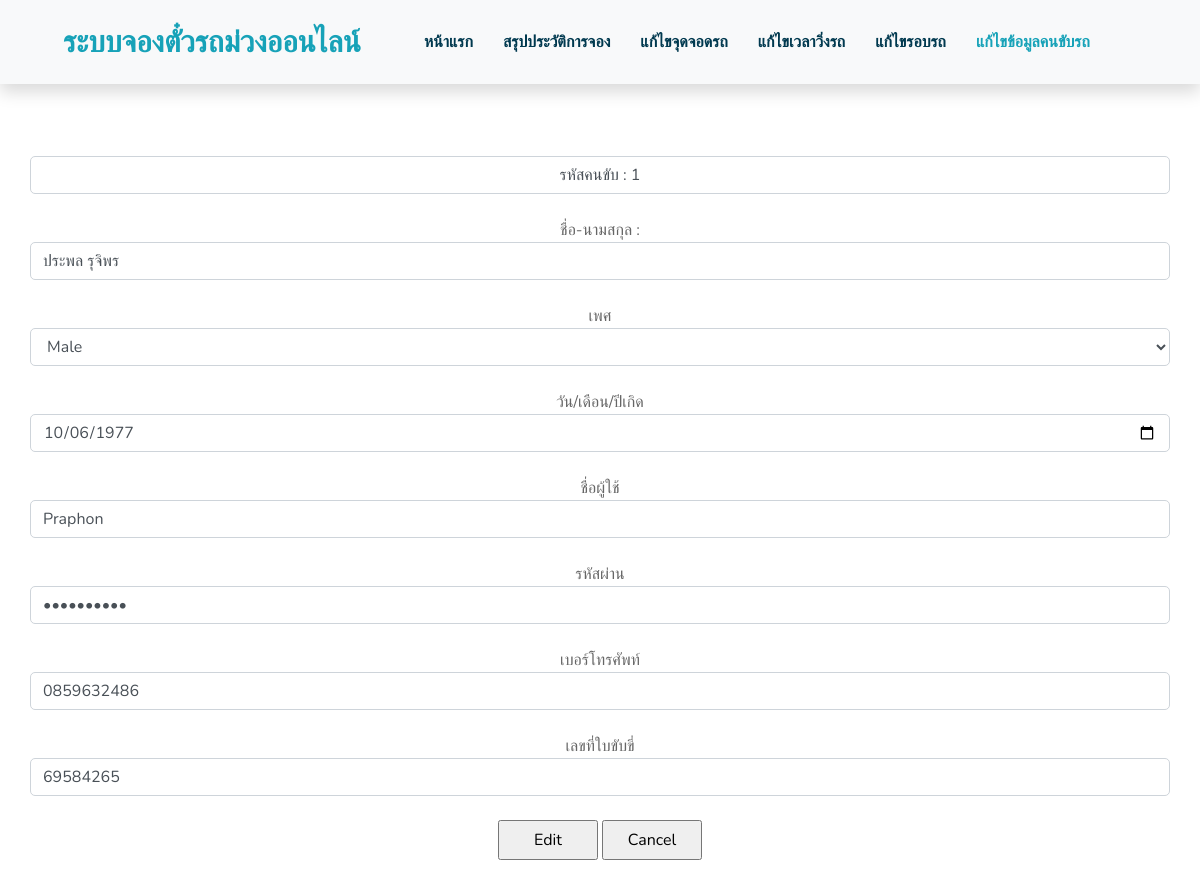
Page /edit/editformdriver.php?id=1 on the committed database.
### tables this page shows
CREATE TABLE `driver` (
  `Driver_ID` int(4) NOT NULL COMMENT 'รหัสคนขับรถ',
  `NameD` varchar(20) NOT NULL COMMENT 'ชื่อ-นามสกุล',
  `sex` varchar(10) NOT NULL COMMENT 'เพศ',
  `Date_of_Birth` date NOT NULL COMMENT 'วัน/เดือน/ปีเกิด',
  `Username` varchar(50) NOT NULL COMMENT 'ชื่อผู้ใช้',
  `PasswordD` varchar(50) NOT NULL COMMENT 'รหัสผ่าน',
  `Number_Phone` varchar(10) NOT NULL COMMENT 'เบอร์โทรศัพท์',
  `Driver_license_no` varchar(8) NOT NULL COMMENT 'เลขที่ใบขับขี่'
);

### edit/editformdriver.php (the view, shortened to what this page needs)
<!DOCTYPE html>
<html lang="en">
<head>
    <link href="https://cdnjs.cloudflare.com/ajax/libs/font-awesome/5.10.0/css/all.min.css" rel="stylesheet">
    <link href="../lib/flaticon/font/flaticon.css" rel="stylesheet">
    <link href="../lib/owlcarousel/assets/owl.carousel.min.css" rel="stylesheet">
    <link href="../lib/lightbox/css/lightbox.min.css" rel="stylesheet">
    <link href="../css/style.css" rel="stylesheet">
</head>
<body>
    <div class="container-fluid bg-light position-relative shadow">
        <nav class="navbar navbar-expand-lg bg-light navbar-light py-3 py-lg-0 px-0 px-lg-5">
            <a href="" class="navbar-brand font-weight-bold text-secondary" style="font-size: 30px;">
                <span class="text-primary">ระบบจองตั๋วรถม่วงออนไลน์</span>
            </a>
            <div class="collapse navbar-collapse justify-content-between" id="navbarCollapse">
                <div class="collapse navbar-collapse justify-content-between" id="navbarCollapse">
                    <div class="navbar-nav font-weight-bold mx-auto py-0">
                        <a href="index.html" class="nav-item nav-link">หน้าแรก</a>
                        <a href="about.html" class="nav-item nav-link">สรุปประวัติการจอง</a>
                        <a href="about.html" class="nav-item nav-link ">แก้ไขจุดจอดรถ</a>
                        <a href="about.html" class="nav-item nav-link">แก้ไขเวลาวิ่งรถ</a>
                        <a href="../changDricycle.php" class="nav-item nav-link">แก้ไขรอบรถ</a>
                        <a href="datadrivers.php" class="nav-item nav-link active">แก้ไขข้อมูลคนขับรถ</a>
                        </div>
                    </div>
                </div>
            </div>
    <div class="container-fluid pt-5 " align="center">
        <div class="container pb-3 "align="center" >
            <div class="row ">
                <?php
                include('../connectdatabase.php');
                if(isset($_GET["id"]))
                {
                    $id = $_GET["id"];
                 }
                $sql = "SELECT * FROM `driver` WHERE Driver_ID = '$id'";
                $query = mysqli_query($conn,$sql);
                $result = mysqli_fetch_array($query, MYSQLI_ASSOC);
            ?>
            <form method="POST" action="editdriver.php" name = "frmAdd" style="text-align:center;width:100%;">
                <br><div class="form-select form-control">
                รหัสคนขับ : <input  type="hidden" name="driverid" value="<?php echo $result["Driver_ID"];?>"><?php echo $result["Driver_ID"];?><br></div><br>
                ชื่อ-นามสกุล : <input class="form-select form-control" type=" text" name="named" value="<?php echo $result["NameD"];?>"><br>
                เพศ <fieldset>
                        <select class="form-select form-control" name="sex"  size="" value="<?php echo $result["sex"];?><?php echo $result["sex"];?> " >
                            <option value="Male" >Male</option>
                        </select>
                    </fieldset>
                    <br>
                วัน/เดือน/ปีเกิด <input class="form-select form-control" type="date" name="date" size="10" value="<?php echo $result["Date_of_Birth"];?>"><br>
                ชื่อผู้ใช้ <input class="form-select form-control" type="text" name="username" size="15" value="<?php echo $result["Username"];?>"><br>
                รหัสผ่าน <input class="form-select form-control" type="password" name="passwordd" size="15" value="<?php echo $result["PasswordD"];?>"><br>
                เบอร์โทรศัพท์ <input class="form-select form-control" type="text" name="numphone" size="10" value="<?php echo $result["Number_Phone"];?>"><br>
                เลขที่ใบขับขี่ <input class="form-select form-control" type="text" name="driverno" size="8" value="<?php echo $result["Driver_license_no"];?>"><br>
                    <input  type="submit" value="Edit" style="width:100px;height:40px">
                    <input  type="reset" value="Cancel" style="width:100px;height:40px">
            </form>
            </div>
        </div>
    </div>
</body>
</html>

### rows in the picture
driver: Driver_ID "1", named "ประพล รุจิพร", sex "Male", date "10/06/1977", username "Praphon", numphone "0859632486", driverno "69584265"
